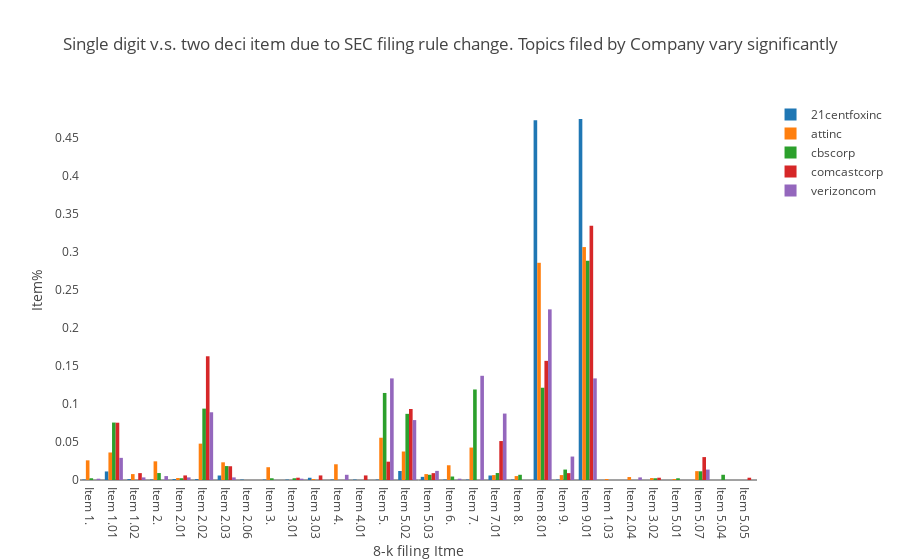

Notebook code cell kept with this figure:
### Code cell
trace1 = go.Bar(x = item_numer_distribution[item_numer_distribution['file_name']=='21centfoxinc_sec_files.csv']['number of items'], 
                y = item_numer_distribution[item_numer_distribution['file_name']=='21centfoxinc_sec_files.csv']['percentage'],
                name = '21centfoxinc')
trace2 = go.Bar(x = item_numer_distribution[item_numer_distribution['file_name']=='attinc_sec_files.csv']['number of items'], 
                y = item_numer_distribution[item_numer_distribution['file_name']=='attinc_sec_files.csv']['percentage'],
                name = 'attinc')
trace3 = go.Bar(x = item_numer_distribution[item_numer_distribution['file_name']=='cbscorp_sec_files.csv']['number of items'], 
                y = item_numer_distribution[item_numer_distribution['file_name']=='cbscorp_sec_files.csv']['percentage'],
                name = 'cbscorp')
trace4 = go.Bar(x = item_numer_distribution[item_numer_distribution['file_name']=='comcastcorp_sec_files.csv']['number of items'], 
                y = item_numer_distribution[item_numer_distribution['file_name']=='comcastcorp_sec_files.csv']['percentage'],
                name = 'comcastcorp')
trace5 = go.Bar(x = item_numer_distribution[item_numer_distribution['file_name']=='verizoncom_sec_files.csv']['number of items'], 
                y = item_numer_distribution[item_numer_distribution['file_name']=='verizoncom_sec_files.csv']['percentage'],
                name = 'verizoncom')

data = [trace1,trace2,trace3,trace4,trace5]


iplot({
    "data":data,
    "layout":go.Layout(title="Single digit v.s. two deci item due to SEC filing rule change. Topics filed by Company vary significantly", 
                       xaxis={'title':'8-k filing Itme','showgrid':False}, 
                       yaxis={'title':'Item%','showgrid':False})})

### Figure 1 — Plotly figure (JSON) as saved in the notebook; plotly's stock layout.template omitted (floating-point values rounded to 4 significant figures)
{"data": [{"name": "21centfoxinc", "type": "bar", "uid": "03bbf89c-f915-11e8-8ec5-d46d6dd18516", "x": ["Item 1.", "Item 1.01", "Item 1.02", "Item 2.", "Item 2.01", "Item 2.02", "Item 2.03", "Item 2.06", "Item 3.", "Item 3.01", "Item 3.03", "Item 4.", "Item 4.01", "Item 5.", "Item 5.02", "Item 5.03", "Item 6.", "Item 7.", "Item 7.01", "Item 8.", "Item 8.01", "Item 9.", "Item 9.01"], "y": [0.0005917, 0.01124, 0.001183, 0.0005917, 0.001183, 0.001183, 0.005917, 0.0005917, 0.0005917, 0.0005917, 0.002959, 0.0005917, 0.0005917, 0.0005917, 0.01183, 0.004142, 0.0005917, 0.0005917, 0.005917, 0.0005917, 0.4728, 0.0005917, 0.4746]}, {"name": "attinc", "type": "bar", "uid": "03bbf89d-f915-11e8-adfc-d46d6dd18516", "x": ["Item 1.", "Item 1.01", "Item 1.02", "Item 1.03", "Item 2.", "Item 2.01", "Item 2.02", "Item 2.03", "Item 2.04", "Item 3.", "Item 3.02", "Item 3.03", "Item 4.", "Item 5.", "Item 5.01", "Item 5.02", "Item 5.03", "Item 5.07", "Item 6.", "Item 7.", "Item 7.01", "Item 8.", "Item 8.01", "Item 9.", "Item 9.01"], "y": [0.02584, 0.03618, 0.007752, 0.001292, 0.02455, 0.002584, 0.0478, 0.02326, 0.003876, 0.0168, 0.002584, 0.001292, 0.02067, 0.05556, 0.001292, 0.03747, 0.007752, 0.01163, 0.01938, 0.04264, 0.00646, 0.005168, 0.2855, 0.00646, 0.3062]}, {"name": "cbscorp", "type": "bar", "uid": "03bbf89e-f915-11e8-a4b0-d46d6dd18516", "x": ["Item 1.", "Item 1.01", "Item 2.", "Item 2.01", "Item 2.02", "Item 2.03", "Item 3.", "Item 3.01", "Item 3.02", "Item 5.", "Item 5.01", "Item 5.02", "Item 5.03", "Item 5.04", "Item 5.07", "Item 6.", "Item 7.", "Item 7.01", "Item 8.", "Item 8.01", "Item 9.", "Item 9.01"], "y": [0.002288, 0.07551, 0.009153, 0.002288, 0.09382, 0.01831, 0.002288, 0.002288, 0.002288, 0.1144, 0.002288, 0.08696, 0.006865, 0.006865, 0.01144, 0.004577, 0.119, 0.009153, 0.006865, 0.1213, 0.01373, 0.2883]}, {"name": "comcastcorp", "type": "bar", "uid": "03bbf89f-f915-11e8-93c4-d46d6dd18516", "x": ["Item 1.01", "Item 1.02", "Item 2.01", "Item 2.02", "Item 2.03", "Item 3.01", "Item 3.02", "Item 3.03", "Item 4.01", "Item 5.", "Item 5.02", "Item 5.03", "Item 5.05", "Item 5.07", "Item 7.01", "Item 8.01", "Item 9.", "Item 9.01"], "y": [0.0753, 0.009036, 0.006024, 0.1627, 0.01807, 0.003012, 0.003012, 0.006024, 0.006024, 0.0241, 0.09337, 0.009036, 0.003012, 0.03012, 0.0512, 0.1566, 0.009036, 0.3343]}, {"name": "verizoncom", "type": "bar", "uid": "03bbf8a0-f915-11e8-bdd3-d46d6dd18516", "x": ["Item 1.", "Item 1.01", "Item 1.02", "Item 2.", "Item 2.01", "Item 2.02", "Item 2.03", "Item 2.04", "Item 3.01", "Item 4.", "Item 5.", "Item 5.02", "Item 5.03", "Item 5.07", "Item 6.", "Item 7.", "Item 7.01", "Item 8.01", "Item 9.", "Item 9.01"], "y": [0.001712, 0.02911, 0.003425, 0.005137, 0.003425, 0.08904, 0.003425, 0.003425, 0.001712, 0.006849, 0.1336, 0.07877, 0.01199, 0.0137, 0.001712, 0.137, 0.08733, 0.2243, 0.03082, 0.1336]}], "layout": {"title": "Single digit v.s. two deci item due to SEC filing rule change. Topics filed by Company vary significantly", "xaxis": {"showgrid": false, "title": "8-k filing Itme"}, "yaxis": {"showgrid": false, "title": "Item%"}}}
